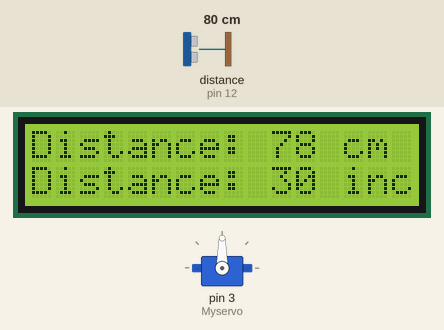
This sketch was run on a simulated Arduino Uno, built with avr-gcc and run on an emulated ATmega328P. Parts: servo, 16×2 character LCD. Wiring (inferred from the names in the program): ultrasonic range finder: trigger pin 13; echo pin 12. The inputs (shaded band) are chosen by the test bench; at power-on: distance to the obstacle (sensor on pin 12) 80 cm. The echo pulse lasts 58.3 µs per cm.

Above: at 1.26 s.
1.3 s: distance to the obstacle (sensor on pin 12) set to 2 cm
At 2.4 s:
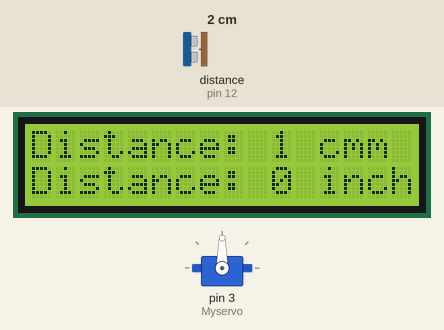
2.8 s: distance to the obstacle (sensor on pin 12) set to 18 cm
At 3.7 s:
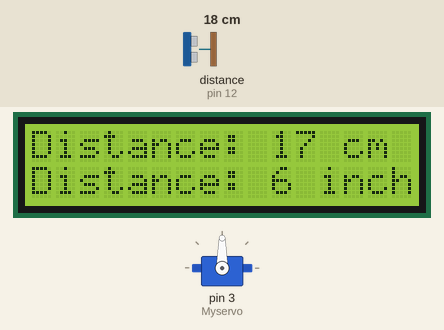
4.3 s: distance to the obstacle (sensor on pin 12) set to 4 cm
At 5.6 s:
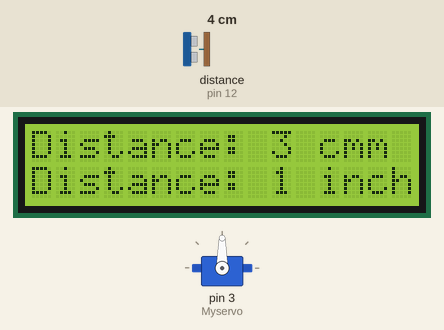
Timing chart, 0 to 7.3 s (numbered marks = the images above; inputs shaded):
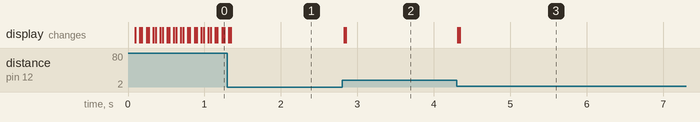

The sketch:

SENSOR_CON_PANTALLA.ino
```cpp
#include <LiquidCrystal.h> // includes the LiquidCrystal Library
LiquidCrystal lcd(A0, A1, A2, A3, A4, A5); // Creates an LCD object. Parameters: (rs, enable, d4, d5, d6, d7)
const int trigPin = 13;
const int echoPin = 12;
long duration;
int distanceCm, distanceInch;
#include<Servo.h>
Servo Myservo;
int pos;
void setup() {
  Myservo.attach(3);
  lcd.begin(16, 2); // Initializes the interface to the LCD screen, and specifies the dimensions (width and height) of the display
  pinMode(trigPin, OUTPUT);
  pinMode(echoPin, INPUT);
}
void loop() {

  digitalWrite(trigPin, LOW);
  delayMicroseconds(50);
  digitalWrite(trigPin, HIGH);
  delayMicroseconds(50);
  digitalWrite(trigPin, LOW);
  duration = pulseIn(echoPin, HIGH);
  distanceCm = duration * 0.034 / 2;
  distanceInch = duration * 0.0133 / 2;
  lcd.setCursor(0, 0); // Sets the location at which subsequent text written to the LCD will be displayed
  lcd.print("Distance: "); // Prints string "Distance" on the LCD
  lcd.print(distanceCm); // Prints the distance value from the sensor
  lcd.print(" cm");
  delay(10);
  lcd.setCursor(0, 1);
  lcd.print("Distance: ");
  lcd.print(distanceInch);
  lcd.print(" inch");
  delay(10);

}
```

Measured:
- after the input at 1.3 s, the display: first differs from a run without the input at once (image 1)
- after the input at 2.8 s, the display: first changes at once (image 2 shows a later state)
- after the input at 4.3 s, the display: first changes at once (image 3 shows a later state)
